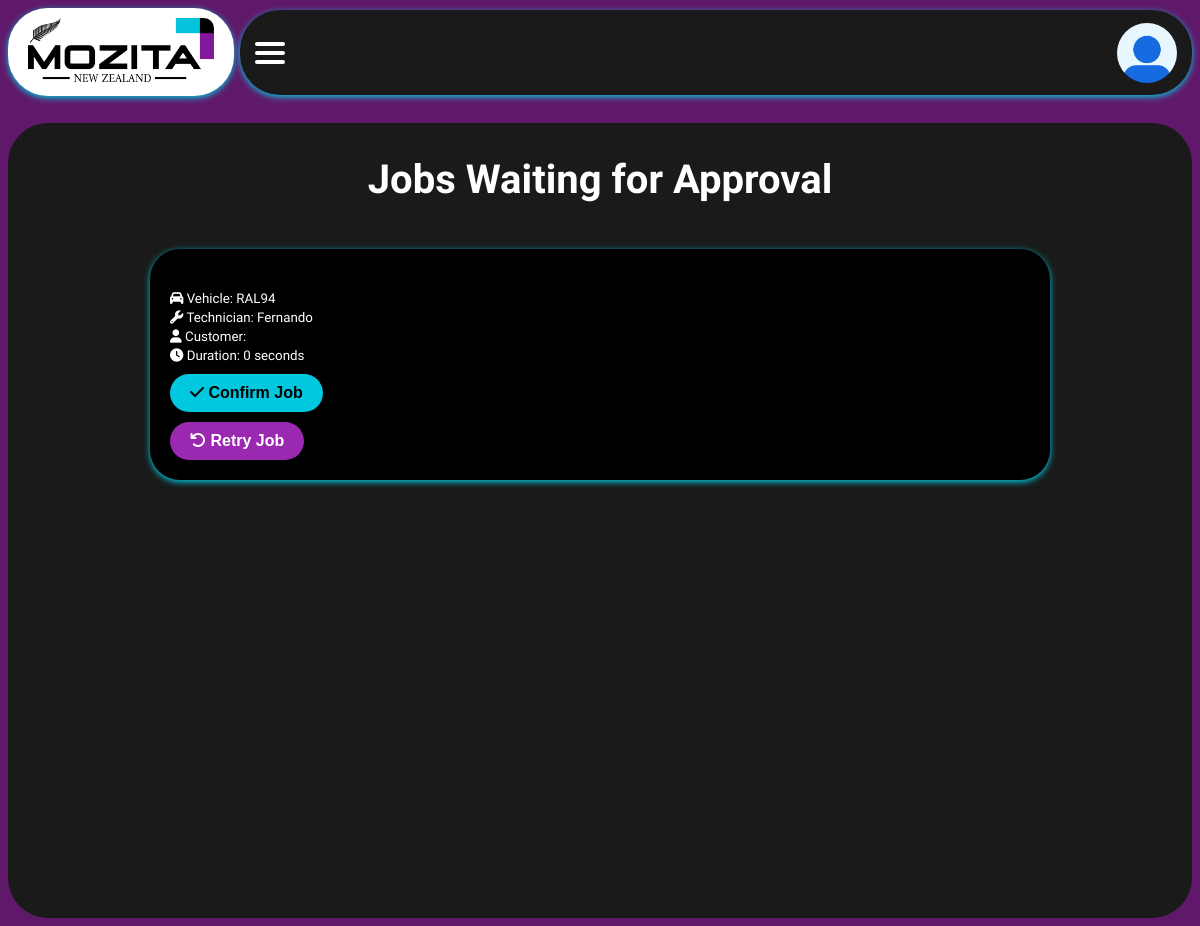
The app's page /jobs/waiting_approval (signed in) with its own data.
### app/models.py (models this page shows, shortened)
class Job(db.Model):
    __tablename__ = 'job'
    id = db.Column(db.Integer, primary_key=True)
    job_description = db.Column(db.String(255), nullable=False)
    status = db.Column(db.String(50), default='Pending')
    technician_id = db.Column(db.Integer, db.ForeignKey('technicians.id'),
                              nullable=True)
    technician = db.relationship('Technician', back_populates='jobs')
    customer_id = db.Column(db.Integer, db.ForeignKey('customer.id'))
    customer = db.relationship('Customer', back_populates='jobs')
    start_time = db.Column(db.DateTime)
    end_time = db.Column(db.DateTime)
    target_duration = db.Column(db.Integer, default=0)  # minutes
    total_work_duration = db.Column(db.Integer, default=0)  # minutes
    vehicle_registration = db.Column(db.String(50))
    vehicle_make = db.Column(db.String(50))
    vehicle_model = db.Column(db.String(50))
    vehicle_year = db.Column(db.Integer)
    vehicle_color = db.Column(db.String(50))
    total_cost = db.Column(db.Float, default=0.0)
    notes = db.Column(db.Text)
    date_created = db.Column(db.DateTime, default=datetime.utcnow)
    pause_logs = db.relationship('PauseLog', backref='job', lazy=True)

class Technician(db.Model):
    __tablename__ = 'technicians'
    id = db.Column(db.Integer, primary_key=True)
    name = db.Column(db.String(120), nullable=False)
    phone = db.Column(db.String(20))
    specialization = db.Column(db.String(120))
    user_id = db.Column(db.Integer, db.ForeignKey('user.id'), unique=True)
    user = db.relationship('User', backref=db.backref('technician',
                           uselist=False))
    jobs = db.relationship('Job', back_populates='technician')

### app/routes.py (the view)
@main.route('/jobs/waiting_approval')
@login_required
def jobs_waiting_approval():
    if current_user.role == 'reception':
        flash("Access denied. Reception users can only access dashboard.",
              "error")
        return redirect(url_for('main.shift_dashboard'))
    elif current_user.role != 'admin':
        flash('Access denied.', 'error')
        return redirect(url_for('main.staff_dashboard'))
    waiting_jobs = Job.query.filter_by(status="Waiting for Approval").all()
    return render_template('waiting_approval.html', jobs=waiting_jobs)

### app/models.py (called while the page is built)
@login_manager.user_loader
def load_user(user_id):
    return User.query.get(int(user_id))

### app/templates/waiting_approval.html (shortened to what this page needs)
{% extends "layout.html" %}
{% block extra_css %}
<link rel="stylesheet" href="https://cdnjs.cloudflare.com/ajax/libs/font-awesome/6.4.0/css/all.min.css">
<link rel="stylesheet" href="{{ url_for('static', filename='css/waiting_approval.css') }}">
{% endblock %}
{% block content %}
<div class="approval-jobs">
  <h2>Jobs Waiting for Approval</h2>
  {% if jobs %}
  <ul class="approval-list">
    {% for job in jobs %}
    <li class="approval-item">
      <div class="job-info">
        <strong>{{ job.description }}</strong><br>
        <small><i class="fas fa-car"></i> Vehicle: {{ job.vehicle_registration }}</small><br>
        <small><i class="fas fa-wrench"></i> Technician: {{ job.technician.name }}</small><br>
        <small><i class="fas fa-user"></i> Customer: {{ job.customer.name }}</small><br>
        <small><i class="fas fa-clock"></i> Duration: {{ job.total_work_duration }} seconds</small>
      </div>
      <div class="job-actions">
        <form method="POST" action="{{ url_for('main.approve_job', job_id=job.id) }}">
          <button type="submit" class="btn-confirm" aria-label="Confirm job {{ job.description }}">
            <i class="fas fa-check"></i> Confirm Job
          </button>
        </form>
        <form method="POST" action="{{ url_for('main.retry_job', job_id=job.id) }}">
          <button type="submit" class="btn-retry" aria-label="Retry job {{ job.description }}">
            <i class="fas fa-undo"></i> Retry Job
          </button>
        </form>
      </div>
    </li>
    {% endfor %}
  </ul>
  {% else %}
  <p>No jobs waiting for approval.</p>
  {% endif %}
</div>
{% endblock %}

### app/static/css/main.css (style rules this page uses)
body { font-family: 'Raleway', sans-serif; background-color: #60196a; color: white; margin: 0; padding: 0; }

### app/static/css/waiting_approval.css (style rules this page uses)
.approval-jobs { display: flex; flex-direction: column; align-items: center; margin: 20px; }
.approval-list { list-style: none; padding: 0; width: 100%; max-width: 900px; }
.approval-item { background-color: #000; color: #fff; margin-bottom: 20px; padding: 20px; border-radius: 30px; box-shadow: 0 2px 6px #00C8DF; font-size: 16px; transition: transform 0.3s ease, box-shadow 0.3s ease; }
h2 { text-align: center; margin-bottom: 30px; font-size: 2.5rem; color: #fff; }
.btn-confirm, .btn-retry { padding: 10px 20px; border: none; border-radius: 30px; font-size: 16px; font-weight: bold; cursor: pointer; margin-top: 10px; margin-right: 10px; transition: all 0.3s ease; }
.btn-confirm { background-color: #00C8DF; color: #000; }
.btn-retry { background-color: #9b28b1; color: #fff; }

### records on screen
Job: vehicle_registration "RAL94", technician.name "Fernando", total_work_duration "0"
